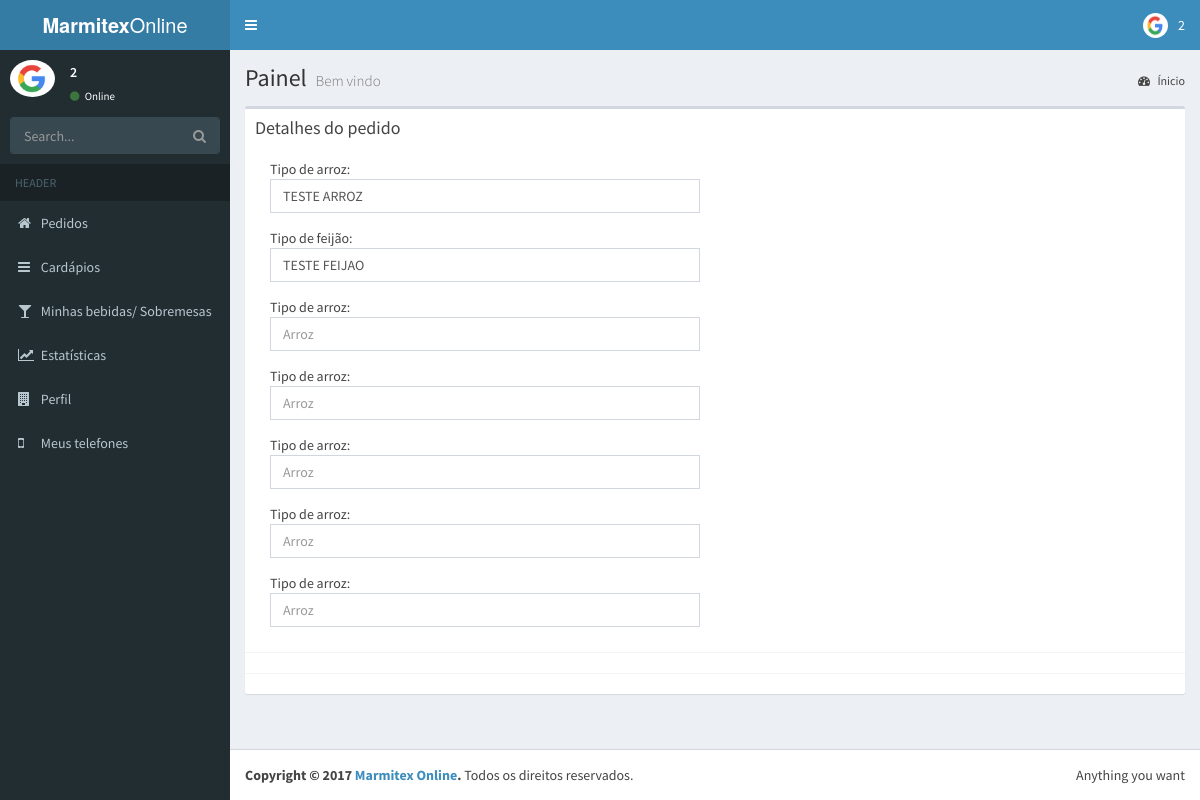
/sys/request_details.php?id=2 (signed in), run on the app's committed database.
### tables this page shows
CREATE TABLE `user_f` (
  `id` int(11) NOT NULL,
  `id_user` int(11) NOT NULL,
  `user_cpf` varchar(100) NOT NULL,
  `user_name` varchar(100) NOT NULL,
  `logo_address` varchar(100) NOT NULL,
  `start_hour` varchar(45) NOT NULL,
  `finish_hour` varchar(45) NOT NULL,
  `make_delivery` tinyint(1) NOT NULL,
  `cep` varchar(45) NOT NULL,
  `city` varchar(100) NOT NULL,
  `uf` varchar(10) NOT NULL,
  `street` varchar(100) NOT NULL,
  `number` int(11) NOT NULL,
  `nboor` varchar(100) NOT NULL,
  `complement` varchar(100) NOT NULL
);

CREATE TABLE `pots_rice` (
  `id` int(11) NOT NULL,
  `id_pot` int(11) NOT NULL,
  `name` varchar(45) NOT NULL
);

CREATE TABLE `pots_beans` (
  `id` int(11) NOT NULL,
  `id_pot` int(11) NOT NULL,
  `name` varchar(45) NOT NULL
);

### sys/request_details.php (the view, shortened to what this page needs)
<!DOCTYPE html>
<html>
<head>
  <?php
  require("../connection/bd_connection.php");
  ?>
  <link rel="stylesheet" href="../components_sys/bootstrap/css/bootstrap.min.css">
  <link rel="stylesheet" href="https://cdnjs.cloudflare.com/ajax/libs/font-awesome/4.5.0/css/font-awesome.min.css">
  <link rel="stylesheet" href="https://cdnjs.cloudflare.com/ajax/libs/ionicons/2.0.1/css/ionicons.min.css">
  <link rel="stylesheet" href="../components_sys/dist/css/AdminLTE.min.css">
  <link rel="stylesheet" href="../components_sys/dist/css/skins/skin-blue.min.css">
</head>
<body class="hold-transition skin-blue sidebar-mini">
  <?php require("layout/layout.php"); ?>
<div class="wrapper">
  <?php
  topmenu();
  aside();
  ?>
  <div class="content-wrapper">
    <section class="content-header">
      <h1>
        Painel
        <small>Bem vindo</small>
      </h1>
      <ol class="breadcrumb">
        <li><a href="#"><i class="fa fa-dashboard"></i> Ínicio</a></li>
      </ol>
    </section>
    <section class="content">
      <div class="box">
        <?php
        $SQL = "SELECT * FROM pots_asks WHERE id='".$_GET['id']."'";
        $resultado = mysqli_query($con, $SQL) or die(mysqli_error($con));
        $linha = mysqli_fetch_assoc($resultado);
         ?>
              <div class="box-header with-border">
                <h3 class="box-title">Detalhes do pedido </h3><br><br>
                <div class='col-md-6'>
                  Tipo de arroz:
                  <div class="form-group has-feedback">
                    <?php
                    $SQL_rice = "SELECT * FROM pots_rice WHERE id='".$linha['id_rice']."'";
                    $resultado_rice = mysqli_query($con, $SQL_rice) or die(mysqli_error($con));
                    $linha_rice = mysqli_fetch_assoc($resultado_rice);
                    ?>
                    <input type="text" class="form-control" value="<?php echo $linha_rice['name']?>" placeholder="Arroz" >
                  </div>
                  Tipo de feijão:
                  <div class="form-group has-feedback">
                    <?php
                    $SQL_bean= "SELECT * FROM pots_beans WHERE id='".$linha['id_bean']."'";
                    $resultado_bean = mysqli_query($con, $SQL_bean) or die(mysqli_error($con));
                    $linha_bean = mysqli_fetch_assoc($resultado_bean);
                    ?>
                    <input type="text" class="form-control" value="<?php echo $linha_bean['name']?>" placeholder="Arroz" >
                  </div>
                  Tipo de arroz:
                  <div class="form-group has-feedback">
                    <input type="text" class="form-control"  placeholder="Arroz" >
                  </div>
                  Tipo de arroz:
                  <div class="form-group has-feedback">
                    <input type="text" class="form-control"  placeholder="Arroz" >
                  </div>
                  Tipo de arroz:
                  <div class="form-group has-feedback">
                    <input type="text" class="form-control"  placeholder="Arroz" >
                  </div>
                  Tipo de arroz:
                  <div class="form-group has-feedback">
                    <input type="text" class="form-control"  placeholder="Arroz" >
                  </div>
                  Tipo de arroz:
                  <div class="form-group has-feedback">
                    <input type="text" class="form-control"  placeholder="Arroz" >
                  </div>
                </div>
              </div>
              <div class="box-body">
              </div>
              <div class="box-footer">
               </div>
            </div>
    </section>
  </div>
  <?php
  rodape();
   ?>
</div>
</body>
</html>

### sys/layout/layout.php (shortened to what this page needs)
<?php
function getImage(){
  require("../connection/bd_connection.php");
  if($_SESSION['user_type'] == 2){
    $profile_icon_null = "images/profile_icon_null.png";
    $SQL = "SELECT logo_address FROM user_f WHERE id_user = '".$_SESSION['id_user']."'";
    $result = mysqli_query($con, $SQL) or die(mysqli_error($con));
    $row = mysqli_fetch_assoc($result);
    if($row['logo_address'] != ""){
      return $row['logo_address'];
    }else{
      return $profile_icon_null;
    }
  }
}
function topmenu(){
  ?>
  <header class="main-header">
    <a href="../sys/" class="logo">
      <span class="logo-lg"><b>Marmitex</b>Online</span>
    </a>
    <nav class="navbar navbar-static-top" role="navigation">
      <a href="#" class="sidebar-toggle" data-toggle="offcanvas" role="button">
      </a>
      <div class="navbar-custom-menu">
        <ul class="nav navbar-nav">
          <li class="dropdown user user-menu">
            <a href="#" class="dropdown-toggle" data-toggle="dropdown">
              <img src="<?php echo getImage() ?>" class="user-image" alt="User Image">
              <span class="hidden-xs"><?php echo $_SESSION['name']; ?></span>
            </a>
          </li>
        </ul>
      </div>
    </nav>
  </header>
  <?php
}
  function aside(){
    ?>
    <aside class="main-sidebar">
      <section class="sidebar">
        <div class="user-panel">
          <div class="pull-left image">
            <img src="<?php echo getImage() ?>" class="img-circle" alt="User Image">
          </div>
          <div class="pull-left info">
            <p><?php echo $_SESSION['name']; ?></p>
            <a href="#"><i class="fa fa-circle text-success"></i> Online</a>
          </div>
        </div>
        <form action="#" method="get" class="sidebar-form">
          <div class="input-group">
            <input type="text" name="q" class="form-control" placeholder="Search...">
                <span class="input-group-btn">
                  <button type="submit" name="search" id="search-btn" class="btn btn-flat"><i class="fa fa-search"></i>
                  </button>
                </span>
          </div>
        </form>
        <ul class="sidebar-menu">
          <li class="header">HEADER</li>
          <li><a href="../sys/"><i class="fa fa-home"></i> <span>Pedidos</span></a></li>
          <li><a href="menus.php"><i class="fa fa-bars"></i> <span>Cardápios</span></a></li>
          <li><a href="drinks.php"><i class="fa fa-glass"></i> <span>Minhas bebidas/ Sobremesas</span></a></li>
          <li><a href="statistics.php"><i class="fa fa-line-chart"></i> <span>Estatísticas</span></a></li>
          <li><a href="company.php"><i class="fa fa-building"></i> <span>Perfil</span></a></li>
          <li><a href="phones.php"><i class="fa fa-mobile-phone"></i> <span>Meus telefones</span></a></li>
        </ul>
      </section>
    </aside>
    <?php
  }
  function rodape(){
  ?>
    <footer class="main-footer">
      <div class="pull-right hidden-xs">
        Anything you want
      </div>
      <strong>Copyright &copy; 2017 <a href="#">Marmitex Online</a>.</strong> Todos os direitos reservados.
    </footer>
    <?php
  }
 ?>

### data on the page
user_f: logo_address (picture)
pots_rice: name "TESTE ARROZ"
pots_beans: name "TESTE FEIJAO"

### other printed values
$_SESSION['name'] "2"
